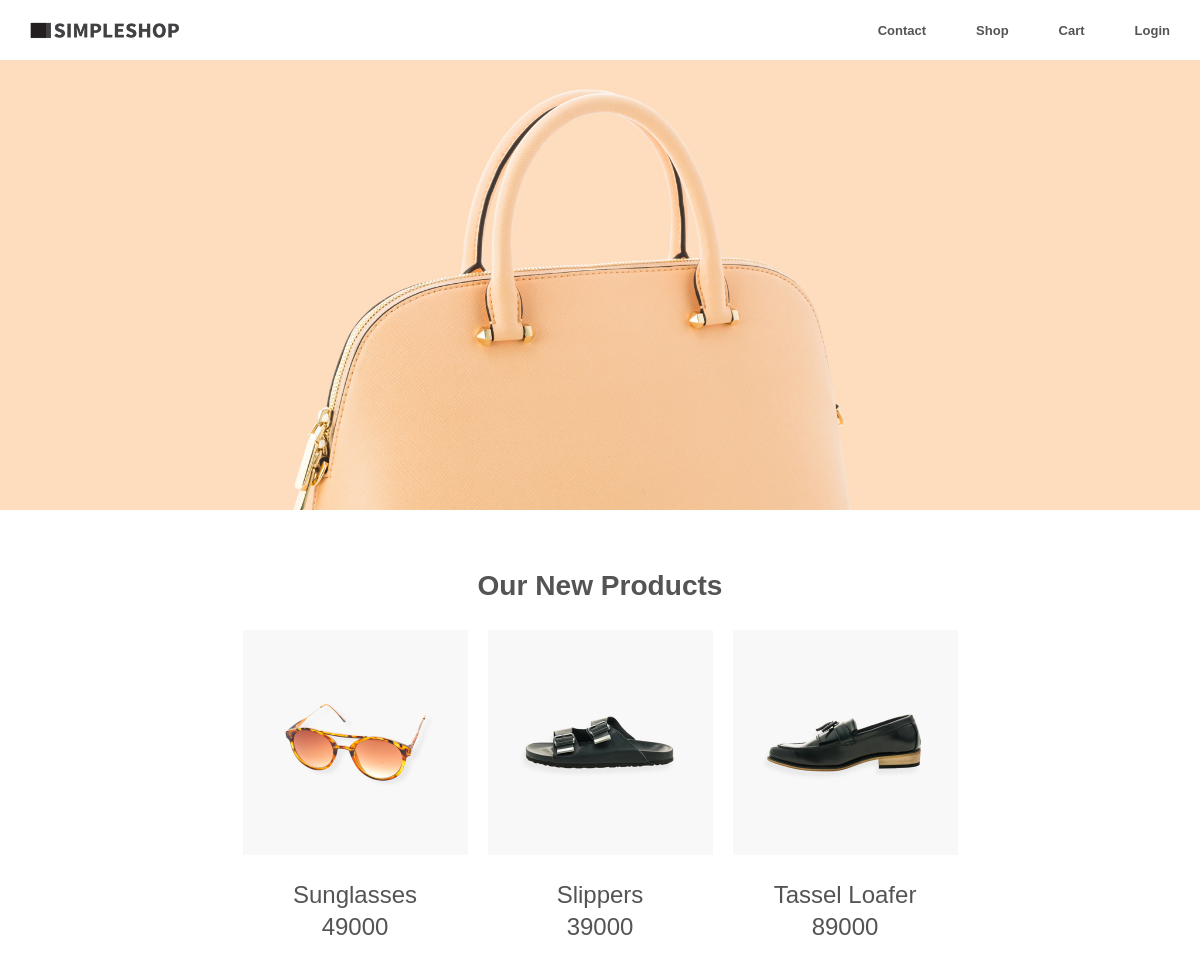
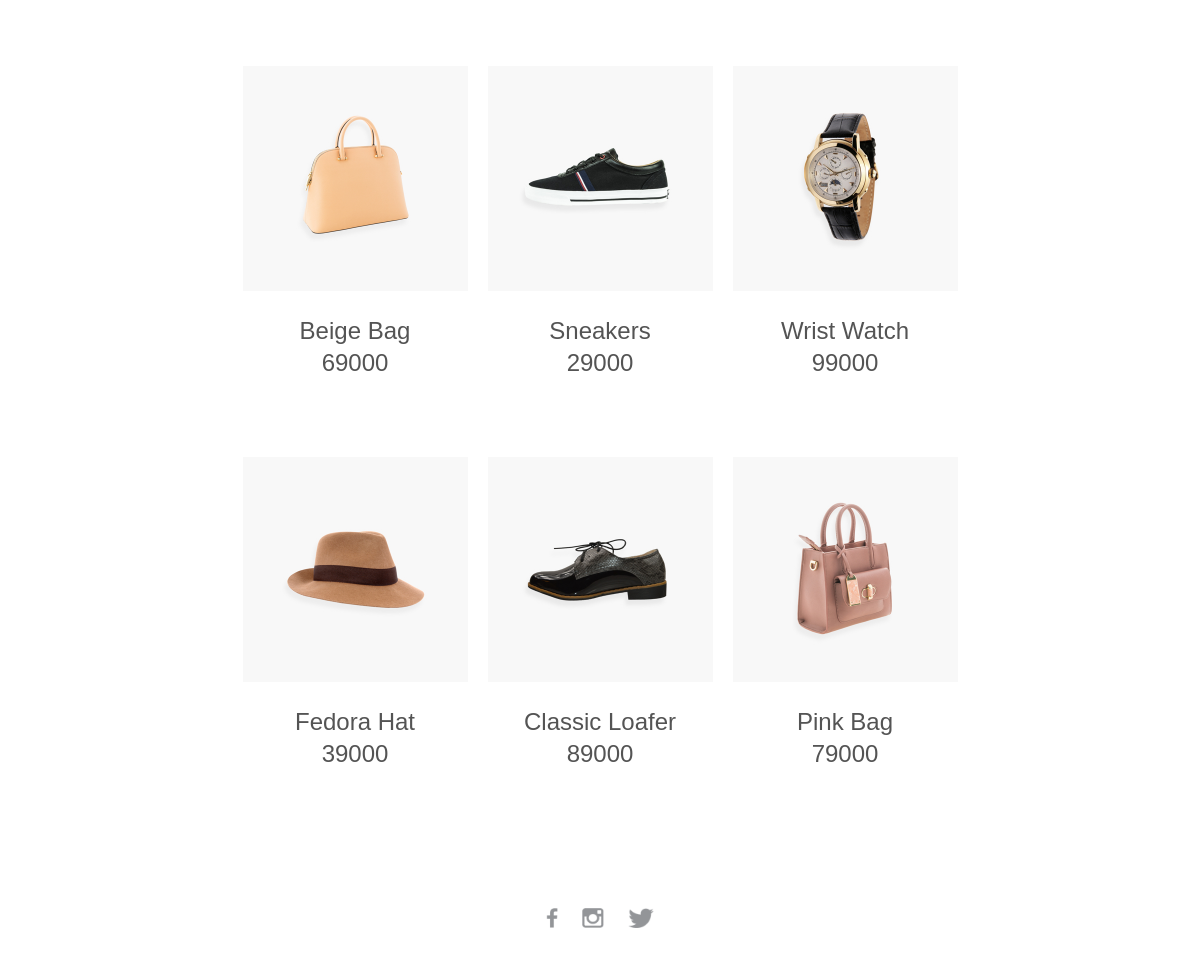
/goods/, run on the app's committed database (2 pictures, top to bottom).
### goods/models.py (models this page shows, shortened)
class Product(models.Model):
    name = models.CharField(max_length=80)
    price = models.IntegerField()
    img_path = models.CharField(max_length=255)

### goods/views.py (the view)
# urls.py: path('', views.index)
def index(request):
    context = dict()
    goods = Product.objects.all()
    context['goods'] = goods
    return render(request, 'goods/index.html', context=context)

### goods/templates/goods/index.html
{% extends './base.html' %}
{% load static %}
  {% block product-list %}
    {% for good in goods %}
      <a class="product" href="#">
      <img src={% get_static_prefix %}{{good.img_path}} width="225px">
      <div class="product-name">{{good.name}}</div>
      <div class="product-price">{{good.price}}</div>
      </a>
    {% endfor %}
  {% endblock product-list %}

### goods/templates/goods/base.html (shortened to what this page needs)
{% load static %}
<!DOCTYPE html>
<html>
  <head>
    <link href={% static "goods/css/styles.css" %} rel="stylesheet" />
  </head>
  <body>
    <div class="navbar">
      <a href="#" id="logo">
        <img src={% static "goods/images/logo.png" %} width="149px"/>
      </a>
      <ul id="menu">
        <li><a href="#">Contact</a></li>
        <li><a href="#">Shop</a></li>
        <li><a href="#">Cart</a></li>
        <li><a href="#">Login</a></li>
      </ul>
    </div>
    <div class="hero-header"></div>
    <div class="products">
      <h3>Our New Products</h3>
      <div class="product-list">
          {% block product-list %}
          {% endblock product-list %}
      </div>
    </div>
    <div class="footer">
      <a href="http://facebook.com">
        <img src="{% static 'goods/images/facebook.png' %}" height="20px">
      </a>
      <a href="http://instagram.com">
        <img src="{% static 'goods/images/instagram.png' %}" height="20px">
      </a>
      <a href="http://twitter.com">
        <img src="{% static 'goods/images/twitter.png' %}" height="20px">
      </a>
    </div>
  </body>
</html>

### goods/static/goods/css/styles.css (style rules this page uses)
* { box-sizing: border-box; }
body { margin: 0; min-width: 992px; font-family: "Helvetica"; }
.navbar { height: 60px; padding-left: 30px; padding-right: 30px; }
.navbar #logo { line-height: 60px; }
.navbar #logo img { vertical-align: middle ; }
.navbar #menu { float: right; list-style: none; padding: 0; margin: 0; }
.navbar #menu li { float: left; margin-left: 50px; line-height: 60px; }
.navbar #menu li a { color: #545454; font-size: 13px; text-decoration: none; font-weight: bold; }
.hero-header { height: 450px; background-image: url("../images/hero_header.jpg"); background-repeat: no-repeat; background-size: cover; background-position: center center; }
.products { font-size: 24px; color: #545454; margin-top: 60px; margin-bottom: 60px; text-align: center; }
.product-list { width: 735px; margin-left: auto; margin-right: auto; }
.product { width: 225px; text-align: center; display: block; color: #545454; text-decoration: none; float: left; margin-left: 10px; margin-right: 10px; margin-bottom: 80px; }
.product-name { margin-top: 20px; margin-bottom: 4px; }
.footer { text-align: center; margin-top: 40px; margin-bottom: 80px; }
.footer a { margin-left: 10px; margin-right: 10px; text-decoration: none; }

### data on the page
Product: img_path (picture), name "Sunglasses", price "49000"
Product: img_path (picture), name "Slippers", price "39000"
Product: img_path (picture), name "Tassel Loafer", price "89000"
Product: img_path (picture), name "Beige Bag", price "69000"
Product: img_path (picture), name "Sneakers", price "29000"
Product: img_path (picture), name "Wrist Watch", price "99000"
Product: img_path (picture), name "Fedora Hat", price "39000"
Product: img_path (picture), name "Classic Loafer", price "89000"
Product: img_path (picture), name "Pink Bag", price "79000"
